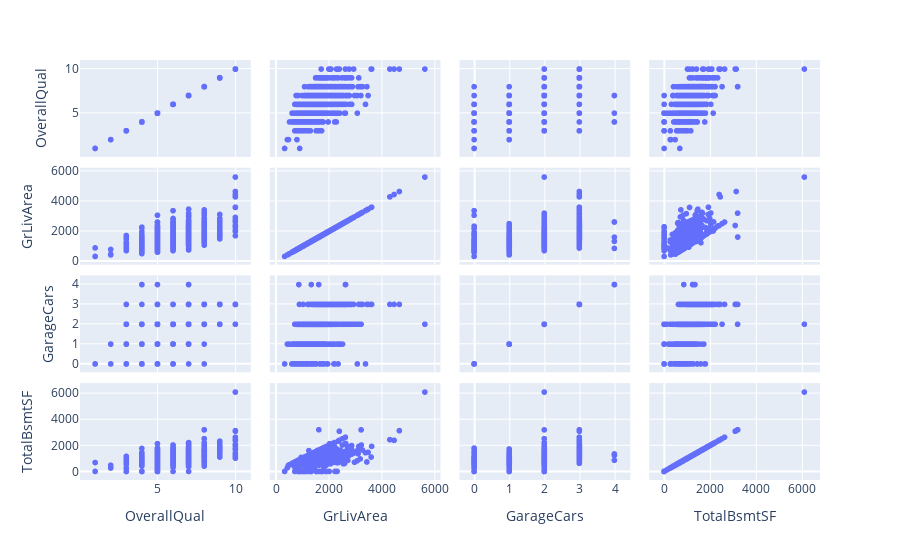

The code cell stored with this chart in its notebook:
### Markdown cell above
- ## **Scatterplot matrices**

### Code cell
fig = px.scatter_matrix(train, dimensions=['OverallQual', 'GrLivArea', 'GarageCars', 'TotalBsmtSF'])
fig.show("png")

### Figure 1 — Plotly figure (JSON) as saved in the notebook; plotly's stock layout.template omitted (floating-point values rounded to 4 significant figures; data arrays with more than 128 entries replaced by an {"elided": "..."} marker saying what was removed)
{"data": [{"dimensions": [{"axis": {"matches": true}, "label": "OverallQual", "values": {"elided": "1460 int values"}}, {"axis": {"matches": true}, "label": "GrLivArea", "values": {"elided": "1460 int values"}}, {"axis": {"matches": true}, "label": "GarageCars", "values": {"elided": "1460 int values"}}, {"axis": {"matches": true}, "label": "TotalBsmtSF", "values": {"elided": "1460 int values"}}], "hovertemplate": "%{xaxis.title.text}=%{x}<br>%{yaxis.title.text}=%{y}<extra></extra>", "legendgroup": "", "marker": {"color": "#636efa", "symbol": "circle"}, "name": "", "showlegend": false, "type": "splom"}], "layout": {"dragmode": "select", "legend": {"tracegroupgap": 0}, "margin": {"t": 60}}}
